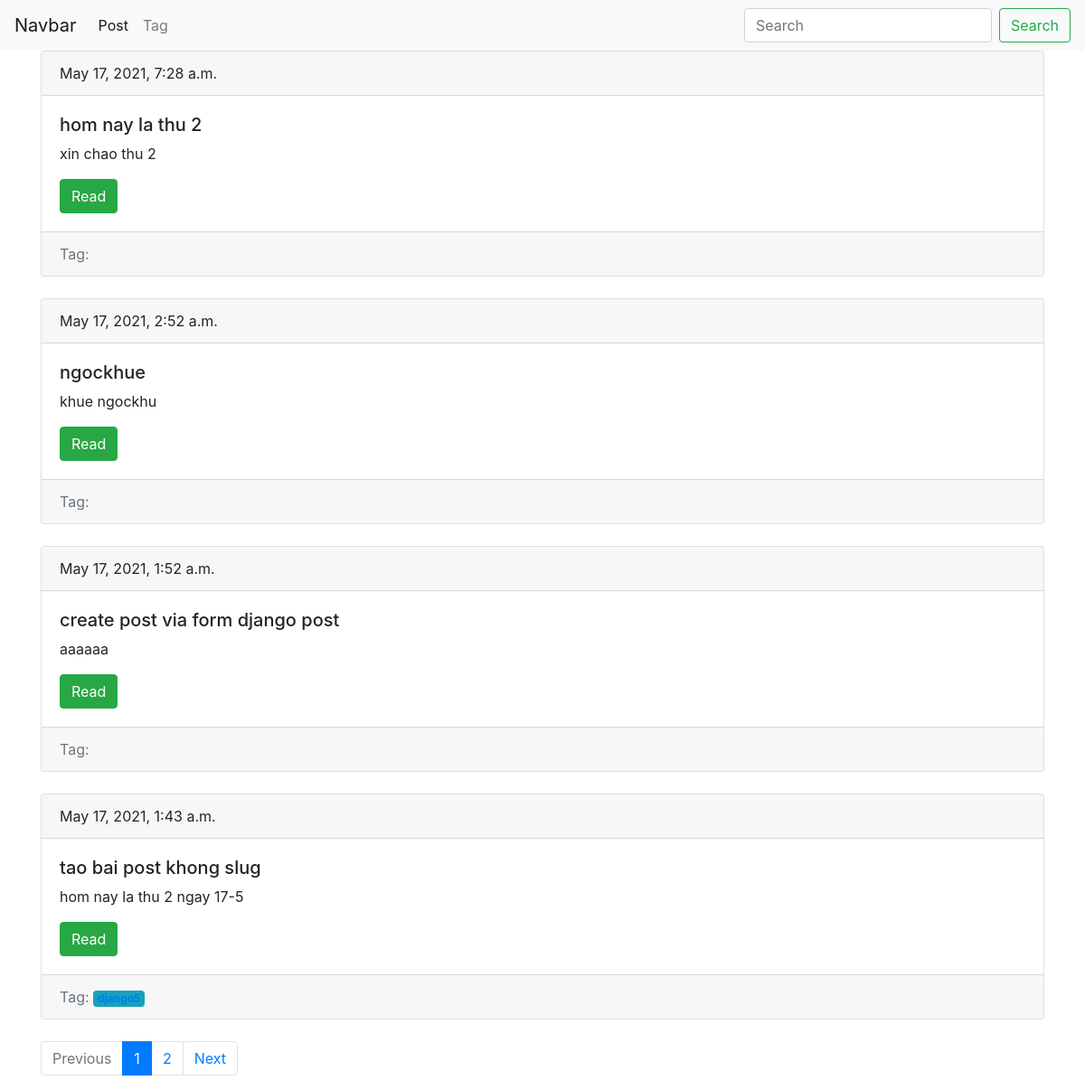
Screenshot of /blog/ with the database file from the repository.
### blogdjango/models.py (models this page shows, shortened)
class Post(models.Model):
    title = models.CharField(max_length=150,db_index=True)
    slug  = models.SlugField(max_length=150,unique=True,blank=True)
    body = models.TextField(blank=True,db_index=True)
    date_pub = models.DateTimeField(auto_now_add=True)
    tags = models.ManyToManyField('Tag',blank=True,related_name="post")
    def get_absolute_url(self):
        return reverse("post_detail_url", kwargs={"slug" : self.slug})
    class Meta:
        ordering = ['-date_pub']

class Tag(models.Model):
    title = models.CharField(max_length=150)
    slug = models.SlugField(max_length=150)
    def get_absolute_url(self):
        return reverse("tag_detail_url", kwargs={"slug" : self.slug})
    class Meta:
        ordering = ['title']

### blogdjango/views.py (the view)
# urls.py: path('',post_list,name='post_list_url'),
def post_list(request):
    seach_query = request.POST.get('seach','')
    if seach_query:
        posts=Post.objects.filter( Q(title__icontains=seach_query)|
       Q(body__icontains=seach_query)
       )
    else:
        posts = Post.objects.all()
    paginator =Paginator(posts,4)
    page_number = request.GET.get('page',1)
    page =paginator.get_page(page_number)
    if(page.has_next()):
        next_url =f'?page={page.next_page_number()}'
    else:
        next_url = ''
    if page.has_previous():
        prev = f'?page={page.previous_page_number()}'
    else:
        prev = ''
    return render(request,'./blogdjango/post_list.html',context={'page':page ,
    'next_page_url':next_url,
    'prev_page_url':prev
     })

### blogdjango/templates/blogdjango/post_list.html (shortened to what this page needs)
{% extends './base_blog.html' %}
{% block content %}
    {% for  post in page.object_list  %}
        {% include 'blogdjango/includes/post_card_template.html'%}
    {% endfor %}
{% endblock  %}

### blogdjango/templates/blogdjango/includes/post_card_template.html
    <div class="card mb-4">
            <div class="card-header">
                {{post.date_pub}}
            </div>
            <div class="card-body">
                <h5 class="card_title">{{post.title}}</h5>
                <p class="card-text">{{post.body}}</p>
                <a href="{{post.get_absolute_url}}" class="btn btn-success">Read</a>
            </div>
            <div class="card-footer text-muted">
                 Tag:
                 {%for tag in post.tags.all %}
                 <span class="badge badge-info">
                     <a href="{{ tag.get_absolute_url}}">{{tag.title}}</a>
                 </span>
                 {%endfor%}
            </div>
        </div>

### rows the page displays
Post: date_pub "May 17, 2021, 7:28 a.m.", title "hom nay la thu 2", body "xin chao thu 2"
Post: date_pub "May 17, 2021, 2:52 a.m.", title "ngockhue", body "khue ngockhu"
Post: date_pub "May 17, 2021, 1:52 a.m.", title "create post via form django post", body "aaaaaa"
Post: date_pub "May 17, 2021, 1:43 a.m.", title "tao bai post khong slug", body "hom nay la thu 2 ngay 17-5"
Tag: title "django5"

### other values shown
{{ n }} "1"
{{ n }} "2"
